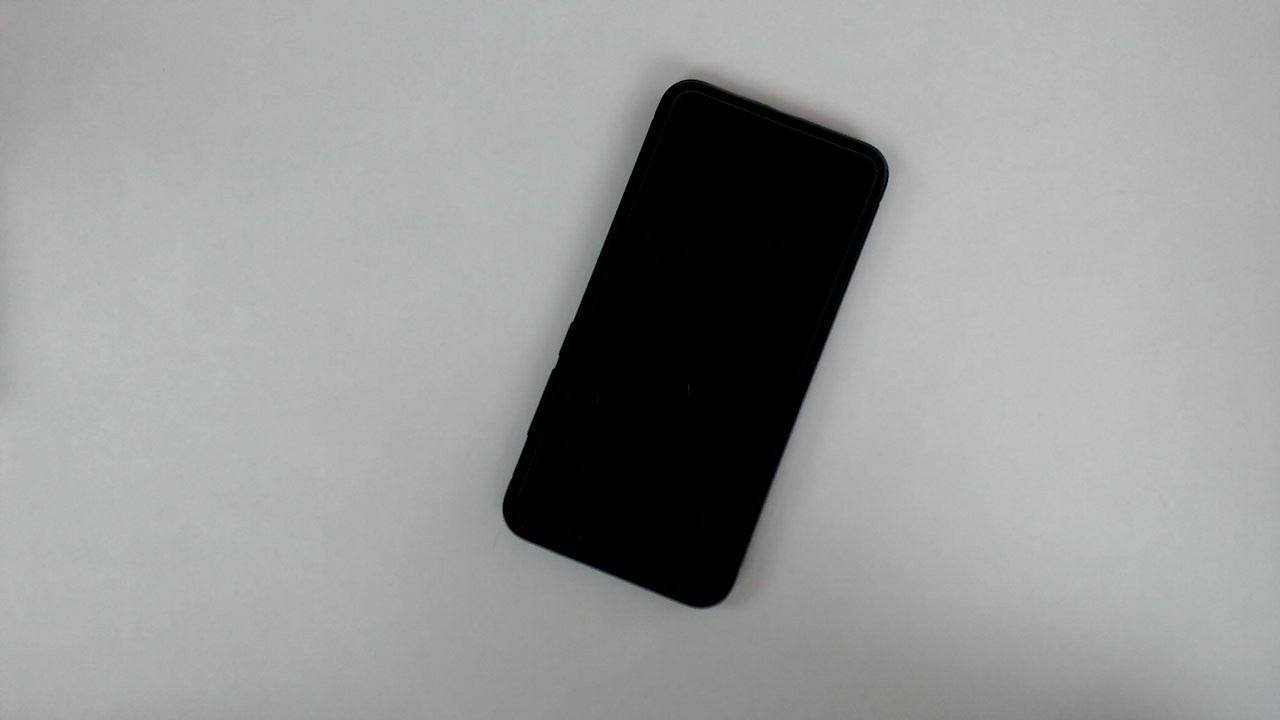
#> input picture phone.jpg, 1280 x 720 px
$ python -i utils.py   (imports and definitions only)
#> lines starting #> are read from the running program, lines starting #| are printed output that depends on the picture; after the words box and inside, x2 and y2 are one past the last pixel; in counts of white or black regions, pixels touching at a corner belong together
#> further down, picture is the input picture: shape (720, 1280, 3); mean B, G, R 151, 151.5, 150.2
import cv2
import numpy as np

def getContours(img,cThr=[100,100],showCanny=False,minArea=1000,filter=0,draw=False):
#> called with showCanny = False, minArea = 1000, filter = 0, draw = False
              img_gray = cv2.cvtColor(img,cv2.COLOR_BGR2GRAY)
              img_blur = cv2.GaussianBlur(img_gray,(5,5),1)
              img_canny = cv2.Canny(img_blur,cThr[0],cThr[1])
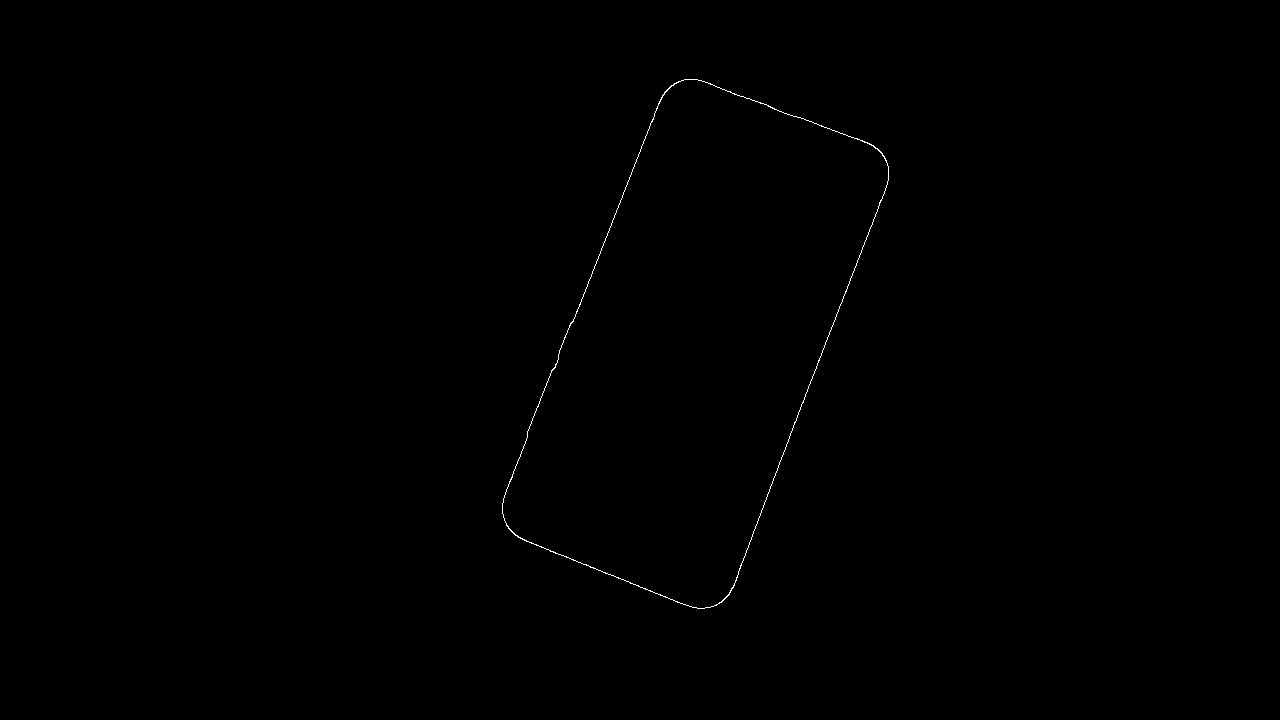
#> img_canny: shape (720, 1280); 0.16% white in thin lines or dots, all inside (x1, y1, x2, y2) = (502, 79, 889, 609)

              kernel = np.ones((5,5))
              img_dial = cv2.dilate(img_canny,kernel,iterations=4)
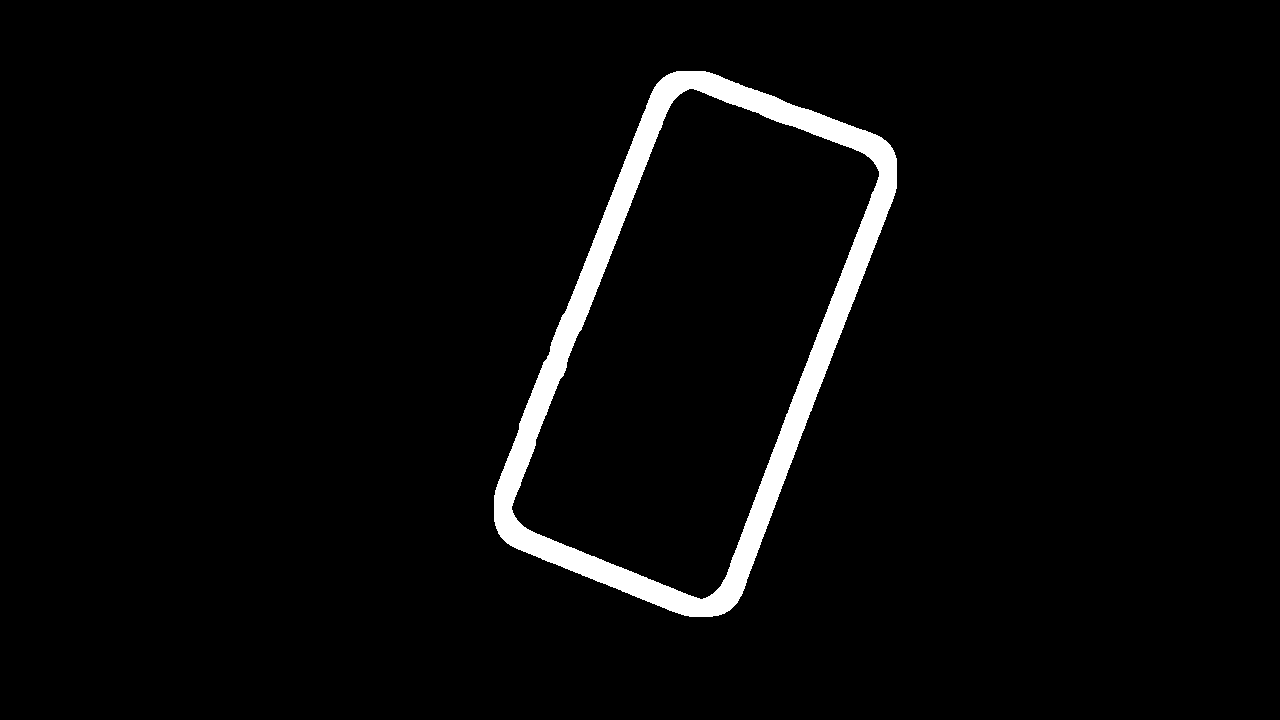
#> img_dial: shape (720, 1280); 3.3% white; 1 white region, box (x1, y1, x2, y2) and area: (494, 71, 897, 617) 30703
              img_thresh = cv2.erode(img_dial,kernel,iterations=2)
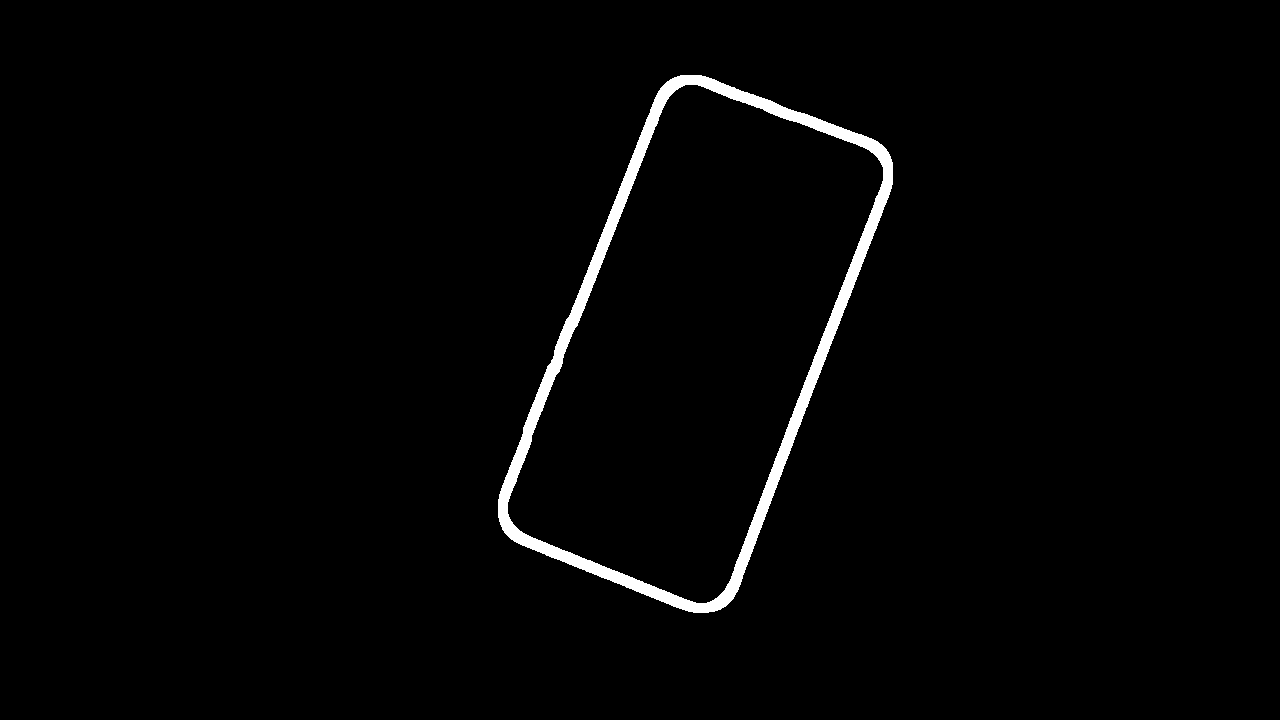
#> img_thresh: shape (720, 1280); 1.7% white; 1 white region
              if showCanny: cv2.imshow('Canny',img_thresh)

              contours,hierarchy = cv2.findContours(img_thresh,cv2.RETR_EXTERNAL,cv2.CHAIN_APPROX_SIMPLE)
#> contours = 1 contour; box (x1, y1, x2, y2) and area: (498, 75, 893, 613) 127078

              final_contours = []
              for i in contours:
                            area = cv2.contourArea(i)

                            if area > minArea:
                                          peri = cv2.arcLength(i,True)
                                          approx = cv2.approxPolyDP(i,0.02*peri,True)
                                          bbox = cv2.boundingRect(approx)

                                          if filter > 0:
                                                        if len(approx) == filter:
                                                                      final_contours.append((len(approx),area,approx,bbox,i))
                                          else:
                                                        final_contours.append((len(approx),area,approx,bbox,i))
#> this loop made 1 pass
#> (area, peri, approx, bbox) on pass 1: (127078, 1560.9, [[680, 75], [498, 517], [708, 612], [892, 162]], (498, 75, 395, 538))
#> after the loop, final_contours = 1 item

              final_contours = sorted(final_contours,key=lambda x: x[1],reverse=True)

              if draw:
                            for con in final_contours:
                                          cv2.drawContours(img,con[4],-3,(255,255,255),3)

              return img, final_contours

def reorder(points):
              points_new = np.zeros_like(points)
              points = points.reshape((4,2))
              add = np.sum(1)
              points_new[0] = points[np.argmin(add)]
              points_new[3] = points[np.argmax(add)]
              diff = np.diff(points,axis=1)
              points_new[1] = points[np.argmin(diff)]
              points_new[2] = points[np.argmax(diff)]

              return points_new


def warpImg(img,points,w,h):
              points = reorder(points)
              pts1 = np.float32(points)
              pts2 = np.float32([[0,0],[w,0],[0,h],[w,h]])
              matrix = cv2.getPerspectiveTransform(pts1,pts2)
              img_warp = cv2.warpPerspective(img,matrix,(w,h))
              return img_warp

>>> import cv2
>>> picture = cv2.imread('phone.jpg')
>>> result = getContours(picture)
